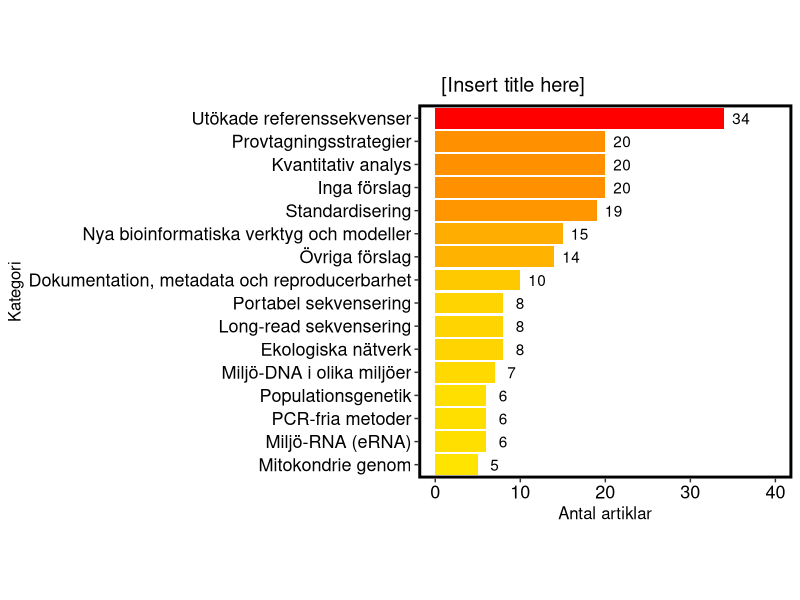

Reproduce this figure in R.
#!/usr/bin/env Rscript

library(ggplot2)
library(cowplot)

infile <- read.csv("RecommendationCategories.tsv", header=T, sep="\t")

svg("Förslag.svg")
ggplot(infile, aes(x=reorder(Category, NumberOfPapers), y=NumberOfPapers)) +
	geom_col(aes(fill=NumberOfPapers)) + coord_flip() +
	geom_text(aes(label=NumberOfPapers), nudge_y = 2) +
	scale_fill_gradient2(mid="yellow", high="red") +
	labs(x = "Kategori", y="Antal artiklar",
		title = "[Insert title here]") +
	background_grid(major = "none", minor = "none") +
	scale_y_continuous(breaks=seq(0,40,10), limits=c(0,40)) +
	panel_border(colour = "black", size = 2) +
	theme(plot.title = element_text(hjust = 0.1)) +
	theme(panel.spacing = unit(0.1, "lines")) +
	theme(text=(element_text(size=12))) +
	theme(axis.text=(element_text(size=13, colour = "Black"))) +
	theme(panel.background = element_blank()) +
	theme(legend.position="none") +
	theme(aspect.ratio=1)
dev.off()
